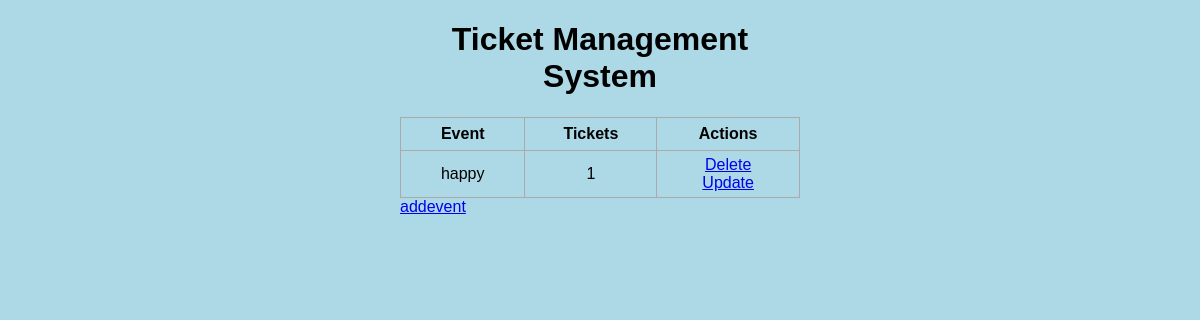
Before: / with the older database file.
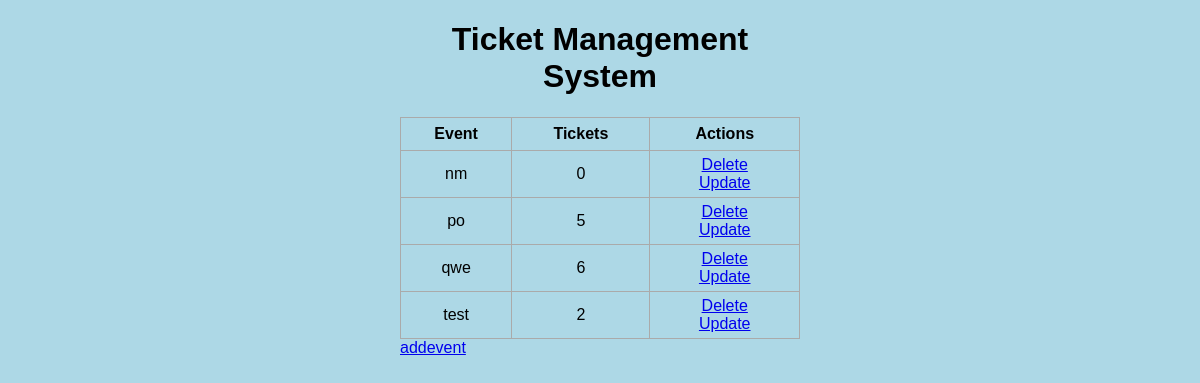
After: the same page with the newer database file.
### app.py (models this page shows)
class Event(db.Model):
    name = db.Column(db.String(200), primary_key=True, nullable =False)
    init_ticket = db.Column(db.String(200), nullable =False)
    tickets=db.relationship('Tickets', backref='event_ref')

### app.py (the view)
@app.route('/', methods=['POST', 'GET'])
def index():
    events = Event.query.order_by(Event.name).all()
    tickets = Tickets.query.all()
    return render_template('index.html', events=events, tickets=tickets)

### templates/index.html (shortened to what this page needs)
{% extends 'base.html'%}
{%block body%}
<div class= "content">
    <h1 style="text-align: center">Ticket Management System</h1>
    {% if events|length<1%}
        <h4 style="text-align: center">There are no events. Create one below!</h4>
        {%else%}
        <table>
            <tr>
                <th>Event</th>
                <th>Tickets</th>
                <th>Actions</th>
            </tr>
            {% for event in events %}
                {% set count = namespace(value=0) %}
                <tr>
                    <td>{{ event.name }}</td>
                    {% for ticket in tickets %}
                        {% if ticket.event_name == event.name and ticket.redeemed==False%}
                            {% set count.value = count.value + 1 %}
                        {% endif %}
                    {% endfor %}
                    <td>{{count.value}}</td>
                    <td>
                        <a href="/delete/{{event.id}}">Delete</a>
                        <br>
                        <a href="/update/{{event.id}}">Update</a>
                    </td>
                </tr>
            {% endfor %}
        </table>
    {% endif %}
    <div>
        <a href="/addevent/">addevent</a>
    </div>
</div>
{% endblock %}

### templates/base.html (shortened to what this page needs)
<!DOCTYPE html>
<html lang="en">
<head>
    <link rel = "stylesheet" href="{{url_for('static', filename='css/main.css')}}">
</head>
<body>
    {%block body%}{% endblock %}
</body>
</html>

### static/css/main.css (style rules this page uses)
body, html { margin: 0; font-family: sans-serif; background-color: lightblue; }
.content { margin: 0 auto; width: 400px; }
table, td, th { border: 1px solid #aaa; }
table { border-collapse: collapse; width: 100%; }
th { height: 30px; }
td { text-align: center; padding: 5px; }

Changed rows visible on the page:
removed Event: name "happy", value "1"
added Event: name "nm", value "0"
added Event: name "po", value "5"
added Event: name "qwe", value "6"
added Event: name "test", value "2"
